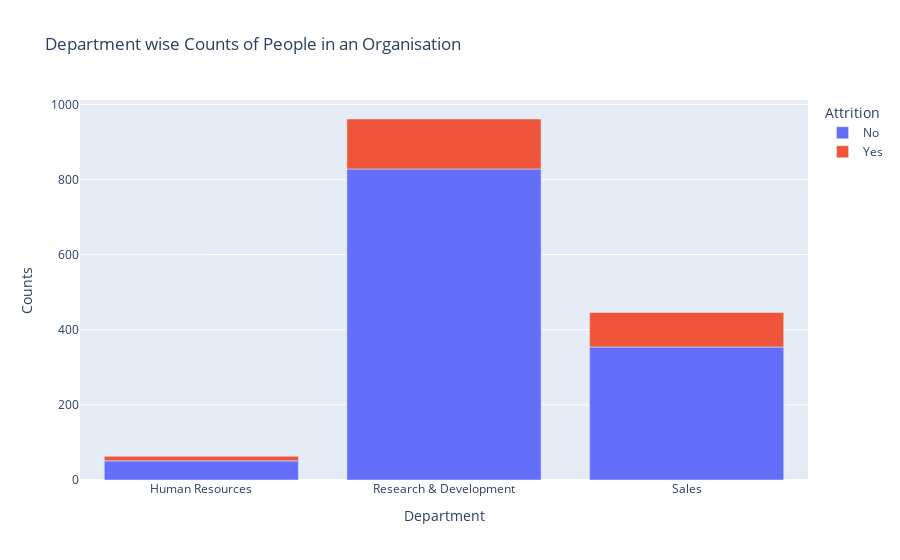

The notebook cell saved with this chart:
### Markdown cell above
# Bar plot shows the department wise counts of people in an organisation

### Code cell
dept=hr.groupby(['Department','Attrition']).apply(lambda x:x['DailyRate'].count()).reset_index(name='Counts')
fig=px.bar(dept,x='Department',y='Counts',color='Attrition',title='Department wise Counts of People in an Organisation')
fig.show()

### Figure 1 — Plotly figure (JSON) as saved in the notebook; plotly's stock layout.template omitted (floating-point values rounded to 4 significant figures)
{"data": [{"hovertemplate": "Attrition=No<br>Department=%{x}<br>Counts=%{y}<extra></extra>", "legendgroup": "No", "marker": {"color": "#636efa", "pattern": {"shape": ""}}, "name": "No", "orientation": "v", "showlegend": true, "textposition": "auto", "type": "bar", "x": ["Human Resources", "Research & Development", "Sales"], "xaxis": "x", "y": [51, 828, 354], "yaxis": "y"}, {"hovertemplate": "Attrition=Yes<br>Department=%{x}<br>Counts=%{y}<extra></extra>", "legendgroup": "Yes", "marker": {"color": "#EF553B", "pattern": {"shape": ""}}, "name": "Yes", "orientation": "v", "showlegend": true, "textposition": "auto", "type": "bar", "x": ["Human Resources", "Research & Development", "Sales"], "xaxis": "x", "y": [12, 133, 92], "yaxis": "y"}], "layout": {"barmode": "relative", "legend": {"title": {"text": "Attrition"}, "tracegroupgap": 0}, "title": {"text": "Department wise Counts of People in an Organisation"}, "xaxis": {"anchor": "y", "domain": [0, 1], "title": {"text": "Department"}}, "yaxis": {"anchor": "x", "domain": [0, 1], "title": {"text": "Counts"}}}}
